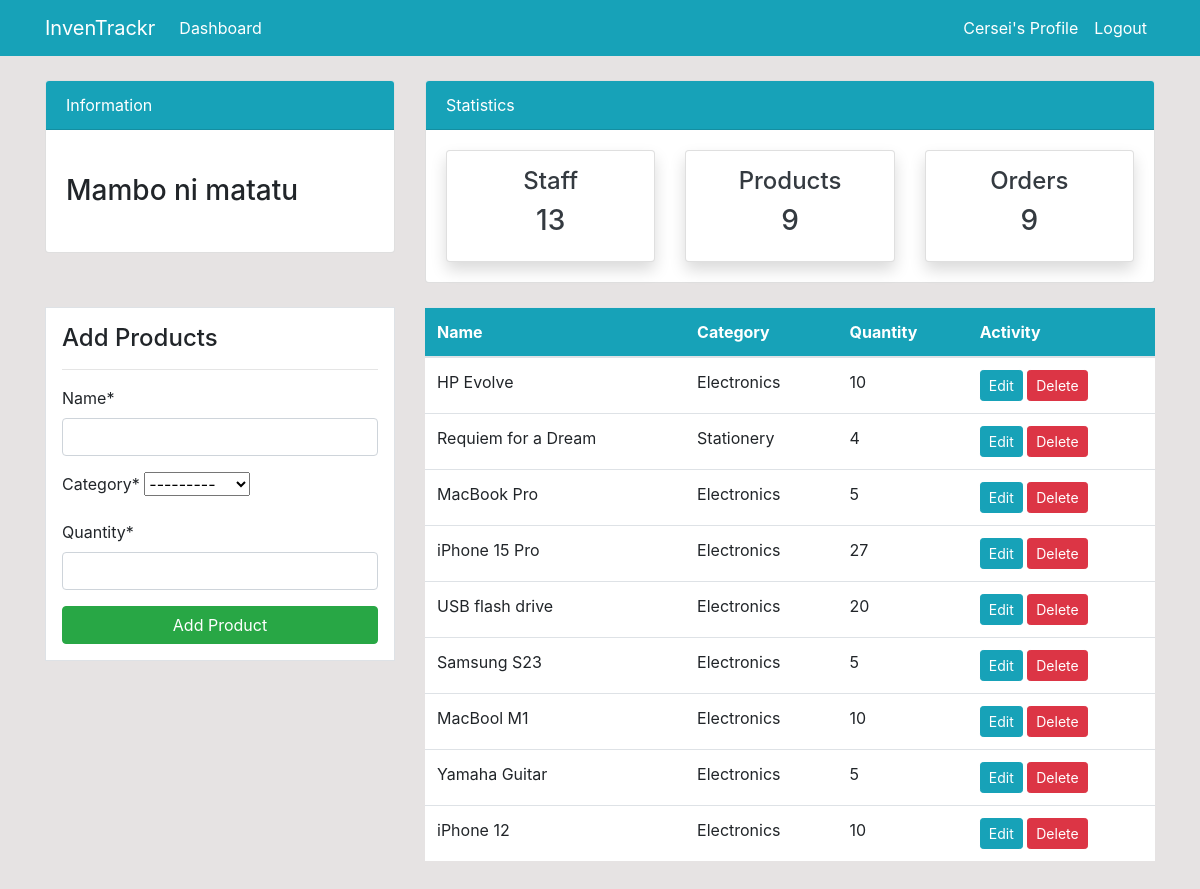
/product/ (signed in), run on the app's committed database.
### dashboard/models.py (models this page shows, shortened)
class Product(models.Model):
    name = models.CharField(max_length=100, null=True)
    category = models.CharField(max_length=20, choices=CATEGORY, null=True)
    quantity = models.PositiveIntegerField(null=True)

### dashboard/views.py (the view)
# urls.py: path('product/', views.product, name='dashboard-product'),
@login_required
def product(request):
    items = Product.objects.all()
    workers_count = User.objects.all().count()
    items_count = items.count()
    orders_count = Order.objects.all().count()
    if request.method == 'POST':
        form = ProductForm(request.POST)
        if form.is_valid:
            form.save()
            product_name = form.cleaned_data.get('name')
            messages.success(request, f'Successfully added {product_name}')
            return redirect('dashboard-product')
    else:
        form = ProductForm()
    context = {
        'items': items,
        'form': form,
        'workers_count': workers_count,
        'items_count': items_count,
        'orders_count': orders_count,
    }
    return render(request, 'dashboard/product.html', context)

### dashboard/forms.py
class ProductForm(forms.ModelForm):
    class Meta:
        model = Product
        fields = ['name', 'category', 'quantity']

### templates/dashboard/product.html (shortened to what this page needs)
{% extends 'partials/base.html' %} {% block title %}Products Page{% endblock %}
{% load crispy_forms_tags %}
{% block content%} {% include 'partials/hero.html' %}
<div class="container">
  <div class="row my-4">
    <div class="col-md-4">
      <div class="border bg-white p-3">
        <h4>Add Products</h4>
        <hr />
        <form method="POST">
          {{ form|crispy }}
          <input
            class="btn btn-success btn-block"
            type="submit"
            value="Add Product"
          />
        </form>
      </div>
    </div>
    <div class="col-md-8">
      <table class="table bg-white">
        <thead class="bg-info">
          <tr class="text-white">
            <th scope="col">Name</th>
            <th scope="col">Category</th>
            <th scope="col">Quantity</th>
            <th scope="col">Activity</th>
          </tr>
        </thead>
        <tbody>
          {% for item in items %}
          <tr>
            <td>{{item.name}}</td>
            <td>{{item.category}}</td>
            <td>{{item.quantity}}</td>
            <td>
              <a
                class="btn btn-info btn-sm"
                href="{% url 'dashboard-product-update' item.id %}"
                >Edit</a
              >
              <a
                class="btn btn-danger btn-sm"
                href="{% url 'dashboard-product-delete' item.id %}"
                >Delete</a
              >
            </td>
          </tr>
          {% endfor %}
        </tbody>
      </table>
    </div>
  </div>
</div>
{% endblock %}

### templates/partials/nav.html (shortened to what this page needs)
<nav class="navbar navbar-expand-lg navbar-info bg-info">
  {% if user.is_authenticated %}
  <div class="container">
    <a class="navbar-brand text-white" href="{% url 'dashboard-index' %}"
      >InvenTrackr</a
    >
    <div class="collapse navbar-collapse" id="navbarSupportedContent">
      <ul class="navbar-nav mr-auto">
        <li class="nav-item active">
          <a class="nav-link text-white" href="{% url 'dashboard-index' %}"
            >Dashboard <span class="sr-only">(current)</span></a
          >
        </li>
      </ul>
      <ul class="navbar-nav ml-auto">
        <li class="nav-item active">
          <a class="nav-link text-white" href="{% url 'user-profile'%}"
            >{{user.username}}'s Profile
            <span class="sr-only">(current)</span></a
          >
        </li>
        <li class="nav-item">
          <a class="nav-link text-white" href="{% url 'user-logout' %}"
            >Logout</a
          >
        </li>
      </ul>
      {% endif %}
    </div>
  </div>
</nav>

### static/style.css (style rules this page uses)
body { background: rgb(230, 227, 227); }

### data on the page
Product: name "HP Evolve", category "Electronics", quantity "10"
Product: name "Requiem for a Dream", category "Stationery", quantity "4"
Product: name "MacBook Pro", category "Electronics", quantity "5"
Product: name "iPhone 15 Pro", category "Electronics", quantity "27"
Product: name "USB flash drive", category "Electronics", quantity "20"
Product: name "Samsung S23", category "Electronics", quantity "5"
Product: name "MacBool M1", category "Electronics", quantity "10"
Product: name "Yamaha Guitar", category "Electronics", quantity "5"
Product: name "iPhone 12", category "Electronics", quantity "10"

### other printed values
{{ user.username }} "Cersei"
{{ workers_count }} "13"
{{ items_count }} "9"
{{ orders_count }} "9"
